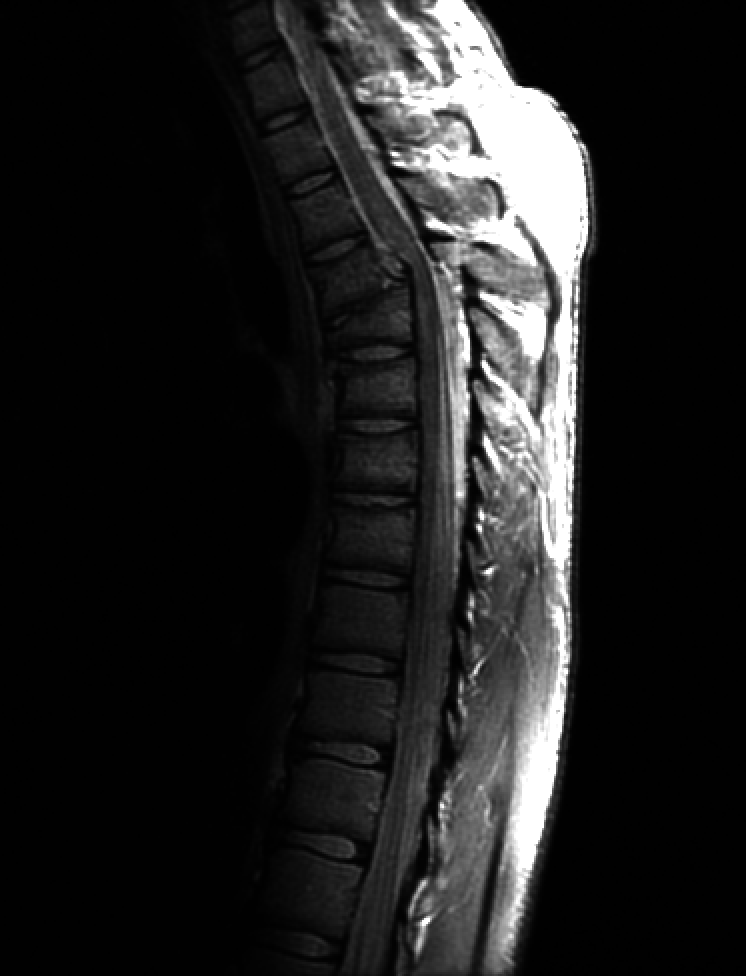
#> input picture DIP3E/Codes/Python/Chapter-3/Data/Fig0308(a)(fractured_spine).tif, 746 x 976 px, found by its file name
$ python Gonzalez_example_3_1.py
#> lines starting #> are read from the running program, lines starting #| are printed output that depends on the picture

# coding: utf-8

# In[4]:


# Gozalez examples 3.1
# contrast enhance using gamma transformation

# importing matplotlib modules
import matplotlib.image as mpimg
import matplotlib.pyplot as plt

# Read Images
img = mpimg.imread('Fig0308(a)(fractured_spine).tif')
#> img is the input picture: shape (976, 746); min 0, max 255, mean 32.6

# Output Images
plt.imshow(img,'gray')


# In[6]:


img_b = img**0.6
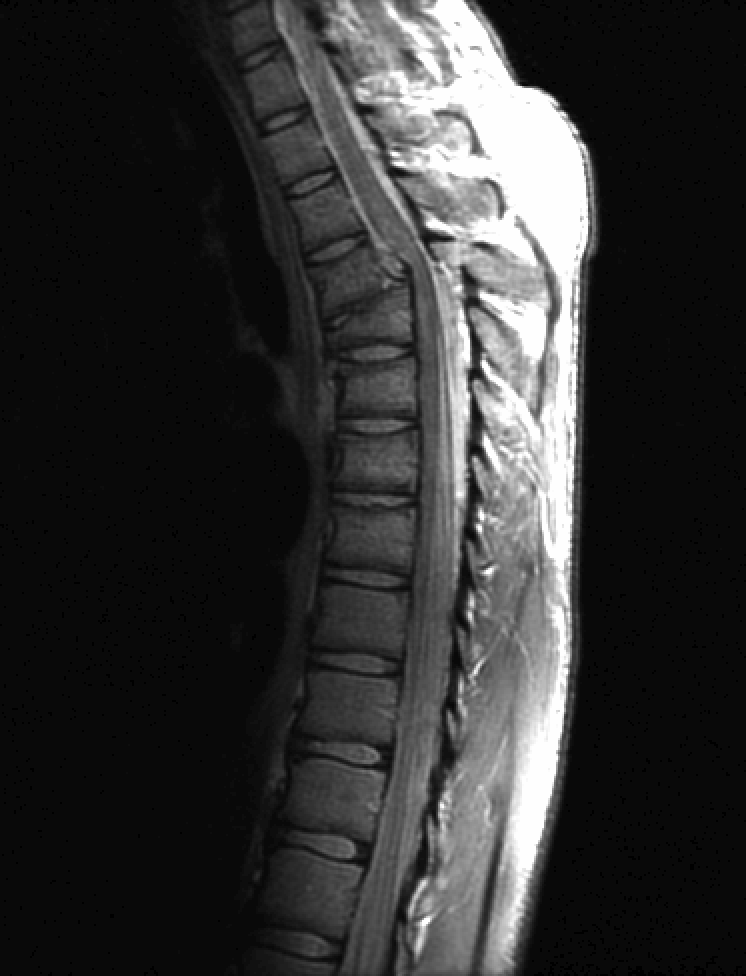
#> img_b: shape (976, 746) float64; min 0, max 27.79, mean 5.5; drawn with min black and max white
img_c = img**0.4
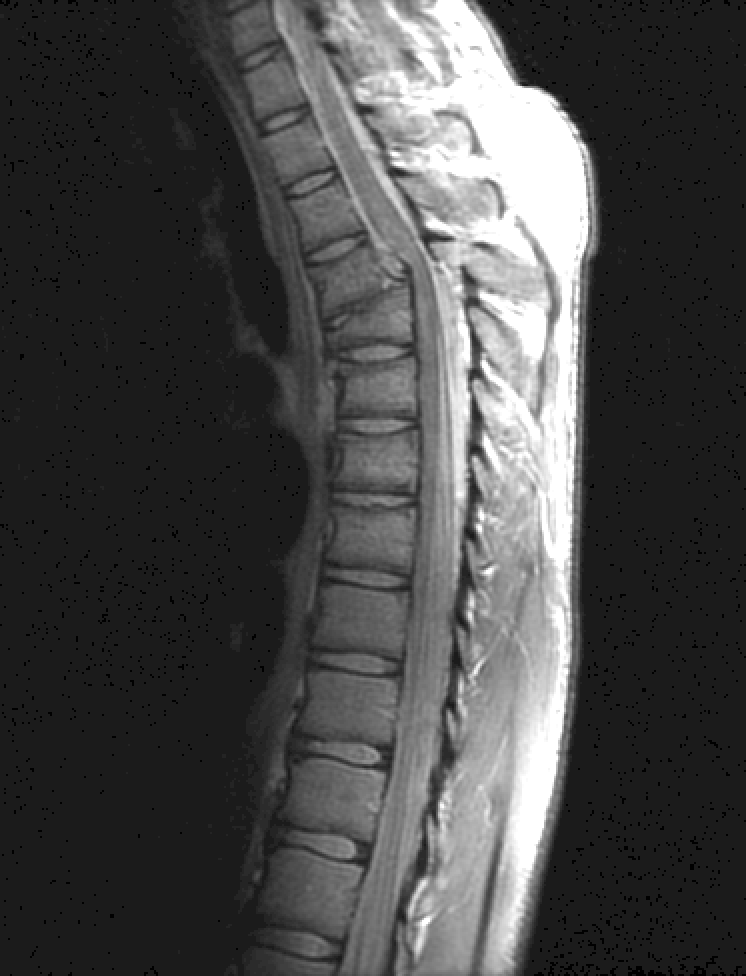
#> img_c: shape (976, 746) float64; min 0, max 9.18, mean 2.6; drawn with min black and max white
img_d = img**0.3
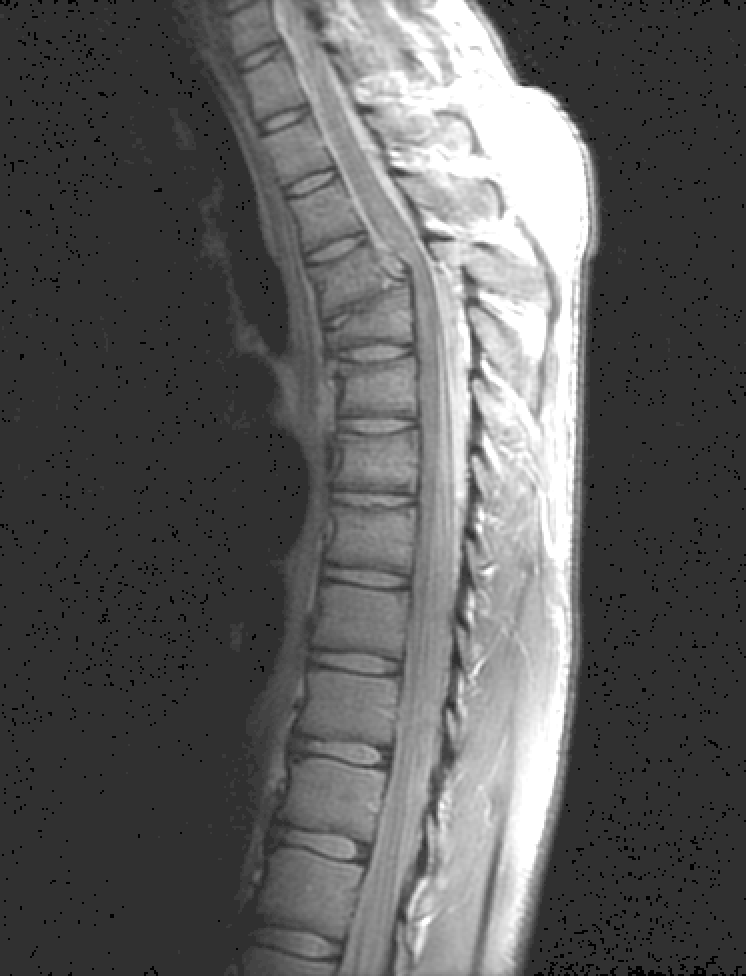
#> img_d: shape (976, 746) float64; min 0, max 5.27, mean 1.91; drawn with min black and max white


# In[8]:


plt.imshow(img_b,'gray')


# In[9]:


plt.imshow(img_c,'gray')


# In[10]:


plt.imshow(img_d,'gray')
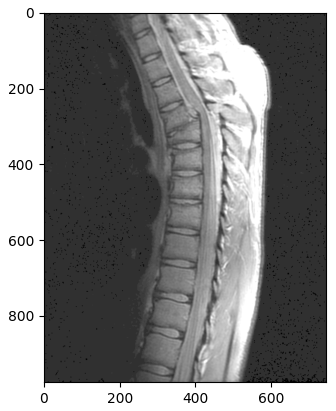
#> figure drawn by matplotlib, 1 panel
